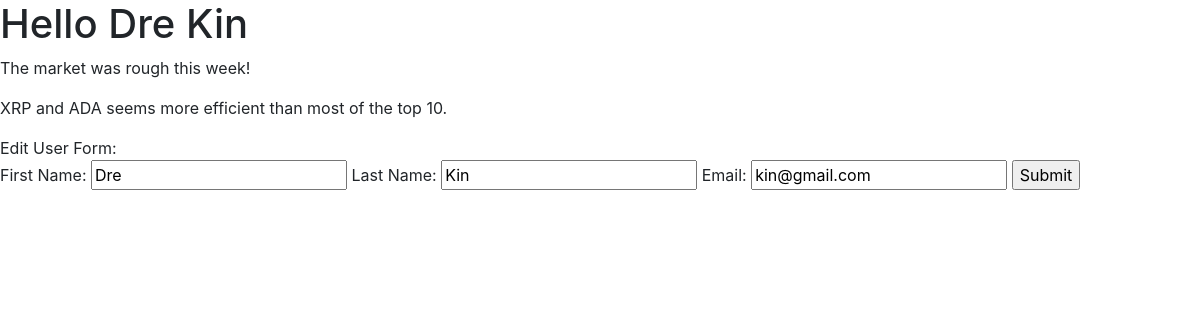
/user_profile/8, run on the app's committed database.
### cryptotalk/models.py (models this page shows)
class User(models.Model):
    first_name = models.CharField(max_length=50)
    last_name = models.CharField(max_length=50)
    email = models.CharField(max_length=50)
    password = models.CharField(max_length=50)
    created_at = models.DateTimeField(auto_now_add=True, null=True)
    updated_at = models.DateTimeField(auto_now=True, null=True)
    objects = UserManager()

class Crypto_Message(models.Model):
    message = models.CharField(max_length=255)
    poster = models.ForeignKey(User, related_name='user_messages', on_delete=models.CASCADE)
    user_likes = models.ManyToManyField(User, related_name='liked_posts')
    created_at = models.DateTimeField(auto_now_add=True, null=True)
    updated_at = models.DateTimeField(auto_now=True, null=True)

class Comment(models.Model):
    comment = models.CharField(max_length=255)
    poster = models.ForeignKey(User, related_name='user_comments', on_delete=models.CASCADE)
    crypto_message = models.ForeignKey(Crypto_Message, related_name="post_comments", on_delete=models.CASCADE)
    created_at = models.DateTimeField(auto_now_add=True, null=True)
    updated_at = models.DateTimeField(auto_now=True, null=True)

### cryptotalk/views.py (the view)
# urls.py: path('user_profile/<int:id>', views.profile),
def profile(request, id):
    context = {
        'user': User.objects.get(id=id)
    }
    return render(request, 'profile.html', context)

### cryptotalk/templates/profile.html (shortened to what this page needs)
<!DOCTYPE html>
<html lang="en">
<head>
    <link rel="stylesheet" href="https://stackpath.bootstrapcdn.com/bootstrap/4.3.1/css/bootstrap.min.css"
>
    {% load static %}
</head>
<body>
    <h1>Hello {{user.first_name}} {{user.last_name}}</h1>
    {% for post in user.user_messages.all %}
    <p>{{post.message}}</p>
    {% endfor %}
    {% for comment in user.user_comments.all %}
    <p>{{comment.comment}}</p>
    {% endfor %}
    Edit User Form:
    <form action="/edit/{{user.id}}" method=POST>
       First Name: <input type="text" name='fname' value={{user.first_name}}>
       Last Name: <input type="text" name='lname' value={{user.last_name}}>
       Email: <input type="text" name='email' value={{user.email}}>
       <input type="submit">
    </form>
</body>
</html>

### data on the page
User: first_name "Dre", last_name "Kin", fname "Dre", lname "Kin", email "kin@gmail.com"
Crypto_Message: message "The market was rough this week!"
Comment: comment "XRP and ADA seems more efficient than most of the top 10."
